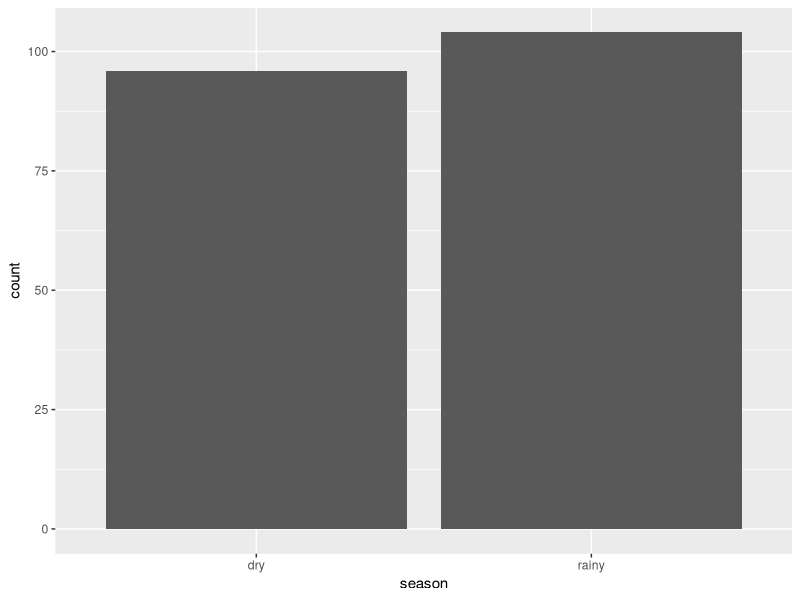
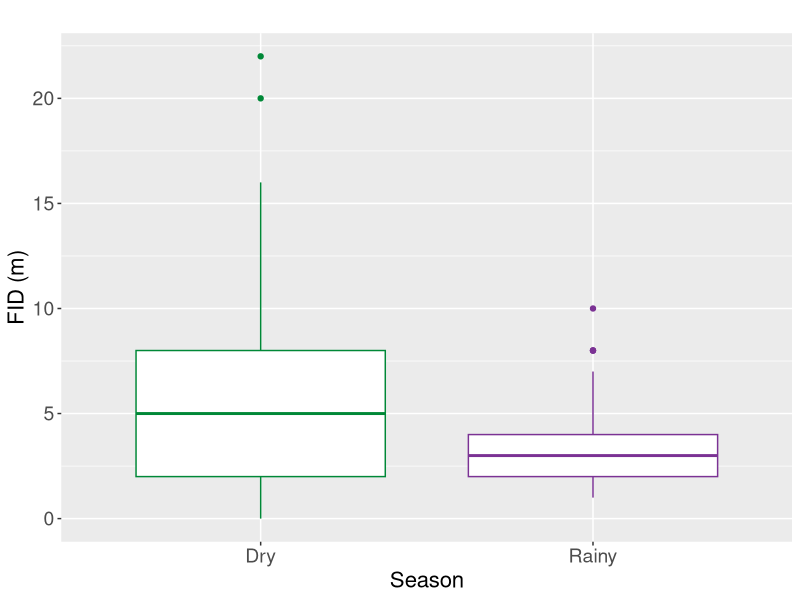

Recreate these plots in R, in order.
## ---- chunk 1
knitr::opts_chunk$set(echo = TRUE)
## ---- chunk 2

library(ggplot2)# graphs 

## ---- chunk 3

# charging dataset
data_monitor <- read.csv("DATA/pro/data_all.csv", header= T, sep = ";")
#View(data_monitor)

###### EXCLUDE OBS OTHER THAN V SALVATOR ######
data_monitor = data_monitor[(data_monitor$sp=="V_salva" ) ,]
#View(data_monitor)

###### EXCLUDE OBS WITHOUT FID  ###### 
data_monitor = data_monitor[!is.na(data_monitor$FIDi),]
#View(data_monitor)

###### EXCLUDE OBS WITHOUT SIZE  ###### 
data_monitor = data_monitor[!is.na(data_monitor$size),]
#View(data_monitor)

###### EXCLUDE OBS WITHOUT DISTANCE TO SHELTER  ###### 
data_monitor = data_monitor[!is.na(data_monitor$d_fr_refug),]
#View(data_monitor)

##### ROUND FID FOR DRY SEASON #####

#round to 1 to be coherent with rainy season analyses 
data_monitor[(data_monitor$season=="dry" ) ,]$FIDi = round(data_monitor[(data_monitor$season=="dry" ) ,]$FIDi) # 0.5 is rounded down 

#View(data_monitor)

## ---- chunk 4

summary(data_monitor[(data_monitor$season== "dry" ) ,]$FIDi) #mean FID 5.5
sd(data_monitor[(data_monitor$season== "dry" ) ,]$FIDi) # sd 4.5

summary(data_monitor[(data_monitor$season== "rainy" ) ,]$FIDi) #mean FID 3.1
sd(data_monitor[(data_monitor$season== "rainy" ) ,]$FIDi) # sd 1.9

## ---- chunk 5

table(data_monitor$season) 

ggplot(data_monitor, aes(x=season)) + 
  geom_bar()

## ---- chunk 6

kruskal.test(data_monitor$FIDi~as.factor(data_monitor$season), data=data_monitor) #P = 0.0001

## ---- chunk 7

season.colors <- c(dry = "#008837", rainy = "#7b3294") # set the colors 
p = ggplot(data = data_monitor)+ # data
    geom_boxplot(mapping = aes(x = season, y = FIDi, color = season))+ # boxplot, variables and color by season
    scale_color_manual(values = season.colors)+ # add the colors 
    theme(legend.position="none", axis.text=element_text(size=14), axis.title=element_text(size=16)) # remove the legend
p = p + labs(x = "Season", # x axis name
    y = "FID (m)", # y axis name 
    title ="") + # no title
    scale_x_discrete(labels=c("dry" = "Dry", 
                              "rainy" = "Rainy")) # add caps on the name of the variables 
p
